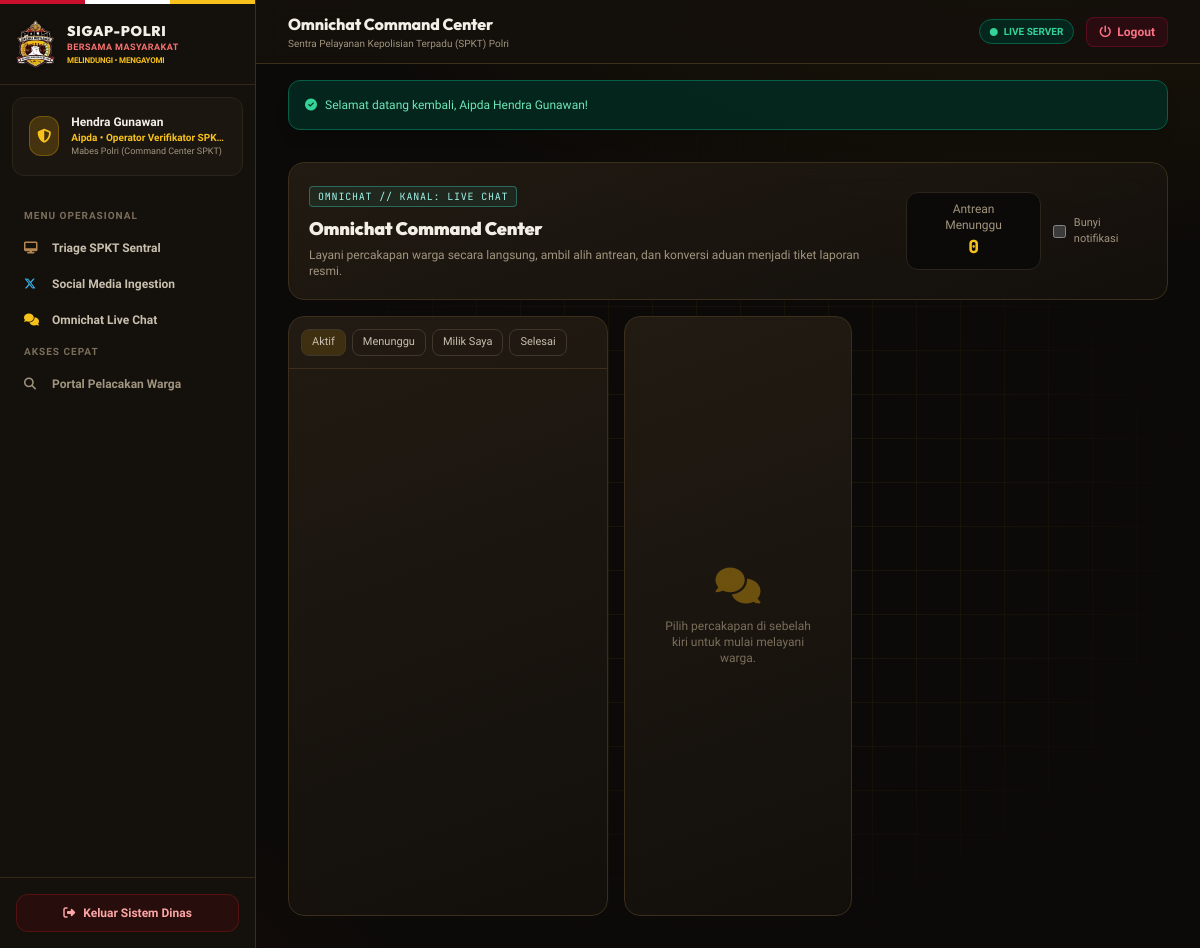
The app's page /public/omnichat (signed in) with its own data.
### tables this page shows
CREATE TABLE IF NOT EXISTS `users` (
    `id` INT AUTO_INCREMENT PRIMARY KEY,
    `nrp` VARCHAR(50) NULL UNIQUE COMMENT 'Nomor Registrasi Pokok Anggota Polri (kosong jika warga)',
    `nik` VARCHAR(16) NULL UNIQUE COMMENT 'NIK KTP Pelapor (kosong jika personil dinas)',
    `name` VARCHAR(150) NOT NULL,
    `email` VARCHAR(100) NULL,
    `phone` VARCHAR(25) NOT NULL,
    `password_hash` VARCHAR(255) NOT NULL,
    `must_change_password` TINYINT(1) NOT NULL DEFAULT 0 COMMENT 'Wajib ganti sandi saat login berikutnya',
    `role` ENUM(
        'ROLE_CITIZEN',
        'ROLE_SPKT_OPERATOR',
        'ROLE_CYBER_HUMAS',
        'ROLE_SATKER_HEAD',
        'ROLE_SATKER_ADMIN',
        'ROLE_INVESTIGATOR',
        'ROLE_INTERNAL_AFFAIRS',
        'ROLE_EXECUTIVE',
        'ROLE_SUPERADMIN',
        'ROLE_POSKO_ADMIN',
        'ROLE_POSKO_OPERATOR',
        'ROLE_POSKO_EXECUTIVE'
    ) NOT NULL DEFAULT 'ROLE_CITIZEN',
    `satker_id` INT NULL,
    `rank` VARCHAR(50) NULL COMMENT 'Pangkat Personil: Bripka, Iptu, Kombes, Irjen, dll',
    `position` VARCHAR(100) NULL COMMENT 'Jabatan struktural',
    `avatar_url` VARCHAR(255) NULL,
    `is_active` TINYINT(1) NOT NULL DEFAULT 1,
    `created_at` TIMESTAMP DEFAULT CURRENT_TIMESTAMP,
    `updated_at` TIMESTAMP DEFAULT CURRENT_TIMESTAMP ON UPDATE CURRENT_TIMESTAMP,
    CONSTRAINT `fk_users_satker` FOREIGN KEY (`satker_id`) REFERENCES `satkers`(`id`) ON DELETE SET NULL,
    INDEX `idx_users_role` (`role`),
    INDEX `idx_users_nik` (`nik`),
    INDEX `idx_users_phone` (`phone`)
);

CREATE TABLE IF NOT EXISTS `satkers` (
    `id` INT AUTO_INCREMENT PRIMARY KEY,
    `parent_id` INT NULL,
    `path` VARCHAR(255) NULL COMMENT 'Materialized path id leluhur, mis. /1/10/100/',
    `type` ENUM('MABES', 'POLDA', 'DIREKTORAT', 'POLRES', 'POLSEK') NOT NULL DEFAULT 'POLDA',
    `level` TINYINT NOT NULL DEFAULT 2 COMMENT '1 Polsek, 2 Polres, 3 Polda, 4 Pusat',
    `code` VARCHAR(50) NOT NULL UNIQUE,
    `name` VARCHAR(150) NOT NULL,
    `address` TEXT NULL,
    `phone` VARCHAR(30) NULL,
    `latitude` DECIMAL(10, 8) NULL,
    `longitude` DECIMAL(11, 8) NULL,
    `is_active` TINYINT(1) NOT NULL DEFAULT 1,
    `created_at` TIMESTAMP DEFAULT CURRENT_TIMESTAMP,
    INDEX `idx_satkers_path` (`path`),
    INDEX `idx_satkers_level` (`level`, `is_active`),
    CONSTRAINT `fk_satkers_parent` FOREIGN KEY (`parent_id`) REFERENCES `satkers`(`id`) ON DELETE SET NULL
);

### app/views/backoffice/omnichat.php (the view, shortened to what the rows shown need)
<div id="omnichat" class="space-y-4" data-base="<?= htmlspecialchars($baseUrl) ?>" data-csrf="<?= htmlspecialchars($csrfToken) ?>"
     data-can-act="<?= $canAct ? '1' : '0' ?>">
  <div class="polri-glass-card p-5 rounded-2xl border border-[#3B2F1C] flex flex-col md:flex-row md:items-center justify-between gap-4">
    <div>
      <h2 class="mt-2 text-lg font-black text-slate-100 font-heading">Omnichat Command Center</h2>
    </div>
  </div>
</div>

### app/views/layouts/admin.php (shortened to what the rows shown need)
<!DOCTYPE html>
<html lang="id">
<head>
  <?php require __DIR__ . "/_head.php"; ?>
  <link rel="stylesheet" href="https://unpkg.com/leaflet@1.9.4/dist/leaflet.css" />
</head>
<body class="bg-[#0C0A08] text-slate-100 min-h-screen flex selection:bg-amber-500 selection:text-slate-950">
  <aside id="sidebar" aria-label="Menu navigasi"
         class="w-64 bg-[#14100C] border-r border-[#3B2F1C] flex flex-col justify-between flex-shrink-0 h-screen overflow-y-auto fixed inset-y-0 left-0 z-50 -translate-x-full transition-transform duration-200 md:sticky md:top-0 md:translate-x-0">
    <div>
      <div class="p-4 mx-3 my-3 rounded-xl bg-[#1B1610] border border-slate-800 flex items-center gap-3">
        <div class="overflow-hidden">
          <div class="text-xs font-bold text-slate-100 truncate"><?= htmlspecialchars($authUser['name'] ?? 'Personil') ?></div>
          <div class="text-[10px] text-amber-400 font-semibold truncate"><?= htmlspecialchars($authUser['rank'] ?? 'Polri') ?> • <?= htmlspecialchars($authUser['position'] ?? 'Staf') ?></div>
          <div class="text-[9px] text-slate-400 truncate"><?= htmlspecialchars($authUser['satker_name'] ?? 'Mabes Polri') ?></div>
        </div>
      </div>
    </div>
  </aside>
  <div class="flex-1 flex flex-col min-w-0">
    <header class="h-16 bg-[#14100C]/90 border-b border-[#3B2F1C] px-4 sm:px-8 flex items-center justify-between sticky top-0 z-40 backdrop-blur-md">
      <div class="flex items-center gap-3">
        <div>
          <h1 class="text-sm sm:text-base font-extrabold text-slate-100 font-heading">
            <?= htmlspecialchars($pageTitle ?? 'Dashboard Operasional') ?>
          </h1>
        </div>
      </div>
    </header>
    <main class="hud-grid relative isolate flex-1 p-4 sm:p-8">
      <?= $content ?>
    </main>
  </div>
</body>
</html>

### records on screen
users: name "Hendra Gunawan", rank "Aipda", position "Operator Verifikator SPK…", satker.name "Mabes Polri (Command Center SPKT)"

### other values on screen
$pageTitle "Omnichat Command Center"
$label "Aktif"
$label "Menunggu"
$label "Milik Saya"
$label "Selesai"
